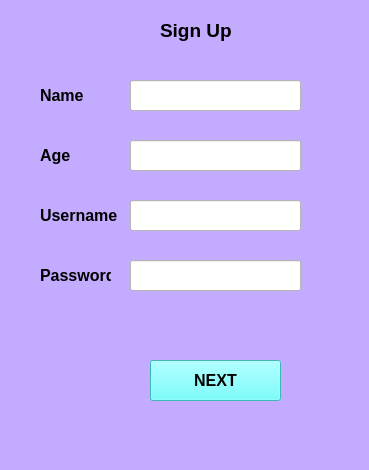
<?xml version="1.0" encoding="UTF-8"?>
<ui version="4.0">
 <class>MainWindow</class>
 <widget class="QMainWindow" name="MainWindow">
  <property name="geometry">
   <rect>
    <x>0</x>
    <y>0</y>
    <width>369</width>
    <height>470</height>
   </rect>
  </property>
  <property name="windowTitle">
   <string>Sign Up</string>
  </property>
  <property name="styleSheet">
   <string notr="true">background-color: rgb(195, 171, 255)</string>
  </property>
  <widget class="QWidget" name="centralwidget">
   <widget class="QLabel" name="label">
    <property name="geometry">
     <rect>
      <x>160</x>
      <y>10</y>
      <width>81</width>
      <height>41</height>
     </rect>
    </property>
    <property name="font">
     <font>
      <family>Segoe UI</family>
      <pointsize>14</pointsize>
      <weight>75</weight>
      <bold>true</bold>
      <kerning>true</kerning>
     </font>
    </property>
    <property name="text">
     <string>Sign Up</string>
    </property>
   </widget>
   <widget class="QLabel" name="label_2">
    <property name="geometry">
     <rect>
      <x>40</x>
      <y>80</y>
      <width>51</width>
      <height>31</height>
     </rect>
    </property>
    <property name="font">
     <font>
      <family>Segoe UI</family>
      <pointsize>12</pointsize>
      <weight>75</weight>
      <bold>true</bold>
     </font>
    </property>
    <property name="text">
     <string>Name</string>
    </property>
   </widget>
   <widget class="QLineEdit" name="benedicto_name">
    <property name="geometry">
     <rect>
      <x>130</x>
      <y>80</y>
      <width>171</width>
      <height>31</height>
     </rect>
    </property>
    <property name="styleSheet">
     <string notr="true">background-color: rgb(255, 255, 255);</string>
    </property>
   </widget>
   <widget class="QLineEdit" name="benedicto_age">
    <property name="geometry">
     <rect>
      <x>130</x>
      <y>140</y>
      <width>171</width>
      <height>31</height>
     </rect>
    </property>
    <property name="styleSheet">
     <string notr="true">background-color: rgb(255, 255, 255);</string>
    </property>
   </widget>
   <widget class="QLabel" name="label_3">
    <property name="geometry">
     <rect>
      <x>40</x>
      <y>140</y>
      <width>51</width>
      <height>31</height>
     </rect>
    </property>
    <property name="font">
     <font>
      <family>Segoe UI</family>
      <pointsize>12</pointsize>
      <weight>75</weight>
      <bold>true</bold>
     </font>
    </property>
    <property name="text">
     <string>Age</string>
    </property>
   </widget>
   <widget class="QLineEdit" name="benedicto_username">
    <property name="geometry">
     <rect>
      <x>130</x>
      <y>200</y>
      <width>171</width>
      <height>31</height>
     </rect>
    </property>
    <property name="styleSheet">
     <string notr="true">background-color: rgb(255, 255, 255);</string>
    </property>
   </widget>
   <widget class="QLabel" name="label_4">
    <property name="geometry">
     <rect>
      <x>40</x>
      <y>200</y>
      <width>81</width>
      <height>31</height>
     </rect>
    </property>
    <property name="font">
     <font>
      <family>Segoe UI</family>
      <pointsize>12</pointsize>
      <weight>75</weight>
      <bold>true</bold>
     </font>
    </property>
    <property name="text">
     <string>Username</string>
    </property>
   </widget>
   <widget class="QLineEdit" name="benedicto_pass">
    <property name="geometry">
     <rect>
      <x>130</x>
      <y>260</y>
      <width>171</width>
      <height>31</height>
     </rect>
    </property>
    <property name="styleSheet">
     <string notr="true">background-color: rgb(255, 255, 255);</string>
    </property>
   </widget>
   <widget class="QLabel" name="label_5">
    <property name="geometry">
     <rect>
      <x>40</x>
      <y>260</y>
      <width>71</width>
      <height>31</height>
     </rect>
    </property>
    <property name="font">
     <font>
      <family>Segoe UI</family>
      <pointsize>12</pointsize>
      <weight>75</weight>
      <bold>true</bold>
     </font>
    </property>
    <property name="text">
     <string>Password</string>
    </property>
   </widget>
   <widget class="QPushButton" name="benedicto_register">
    <property name="geometry">
     <rect>
      <x>150</x>
      <y>360</y>
      <width>131</width>
      <height>41</height>
     </rect>
    </property>
    <property name="font">
     <font>
      <family>Segoe UI</family>
      <pointsize>12</pointsize>
      <weight>75</weight>
      <bold>true</bold>
     </font>
    </property>
    <property name="styleSheet">
     <string notr="true">background-color: rgb(85, 255, 255);</string>
    </property>
    <property name="text">
     <string>NEXT</string>
    </property>
   </widget>
  </widget>
  <widget class="QStatusBar" name="statusbar"/>
 </widget>
 <resources/>
 <connections/>
</ui>
